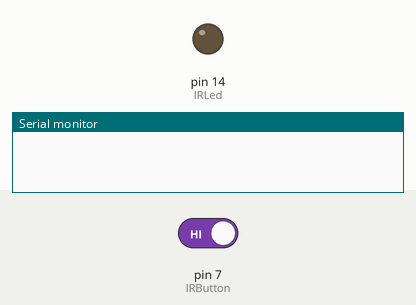
Simulated run of this sketch. Board: Arduino Uno, built with avr-gcc and run on an emulated ATmega328P. Shown: output pins drawn as LEDs (lit = HIGH), the last lines printed to the serial monitor. The test bench sets the inputs (shaded band); at power-on: pin 7 (IRButton) HIGH.

Above: at 1.2 s.
1.3 s: pin 7 (IRButton) driven LOW
At 1.45 s:
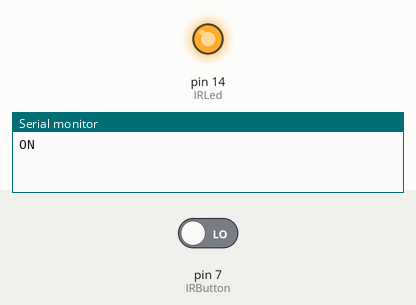
4.3 s: pin 7 (IRButton) driven HIGH
At 5.0 s:
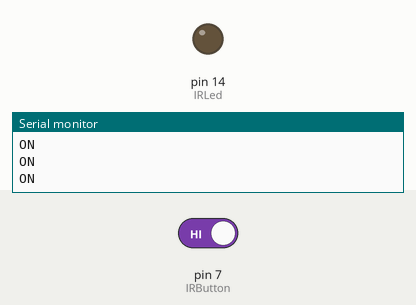
Timing chart, 0 to 7.3 s (numbered marks = the images above; inputs shaded):
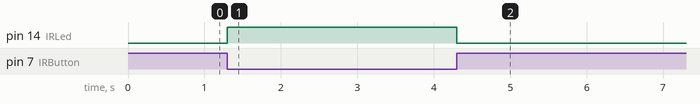

Measured:
- after the input at 1.3 s, pin 14 (IRLed): LOW → HIGH at once
- after the input at 4.3 s, pin 14 (IRLed): HIGH → LOW at once

The sketch:

IRLedONSketch.ino
```cpp
#include <IRremote.h>
int IRLed = 14;
int Indicator = 11;
int IRButton = 7;
void setup() {
  pinMode(IRLed,OUTPUT);
  pinMode(IRButton,INPUT_PULLUP);
}

void loop() {
  if(digitalRead(IRButton)==0)
  {
    digitalWrite(IRLed,HIGH);
    Serial.begin(9600);
    Serial.println("ON");
    digitalWrite(Indicator,HIGH);
    delay(300);
    Serial.end();
    digitalWrite(IRLed,LOW);
    digitalWrite(Indicator,LOW);
   }
}
```
